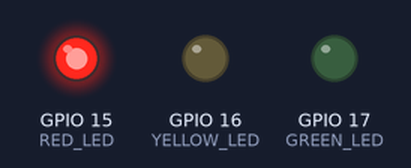
The sketch below on a simulated ESP32. Shown: output pins drawn as LEDs (lit = HIGH). What the sketch prints to the serial monitor is not drawn.

Above: at 4.1 s.
At 7.6 s:
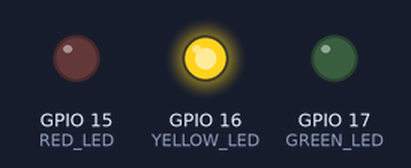
At 11.1 s:
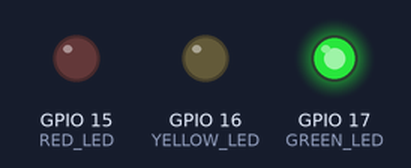
Timing chart, 0 to 17.2 s (numbered marks = the images above):
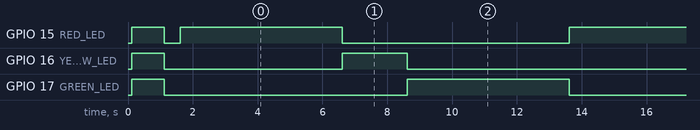

Measured:
- by itself, GPIO 15 (RED_LED): repeats every 12.0 s: HIGH 5.0 s, LOW 7.0 s
- by itself, GPIO 16 (YELLOW_LED): repeats every 12.0 s: HIGH 2.0 s, LOW 10.0 s
- by itself, GPIO 17 (GREEN_LED): alternates HIGH for 5.0 s and LOW for 7.0 s

The sketch:

P02_Traffic_Light_Simulation.ino
```cpp
/*
 * ================================================
 * PROJECT: TRAFFIC LIGHT SIMULATION
 * Pertemuan 2 - Digital I/O & Multiple LED
 * ================================================
 *
 * Deskripsi:
 * Simulasi lampu lalu lintas dengan 3 LED (Merah, Kuning, Hijau)
 * Pattern: Merah (5s) → Kuning (2s) → Hijau (5s) → Repeat
 *
 * Hardware Required (Wokwi):
 * - ESP32 DevKit V1
 * - 3× LED (Merah, Kuning/Oranye, Hijau)
 * - 3× Resistor 220Ω
 *
 * Wiring:
 * GPIO15 → Resistor 220Ω → LED Merah → GND
 * GPIO16 → Resistor 220Ω → LED Kuning → GND
 * GPIO17 → Resistor 220Ω → LED Hijau → GND
 *
 * Author: [Nama Anda]
 * NIM: [NIM Anda]
 * Tanggal: [Tanggal]
 * ================================================
 */

// ===== KONFIGURASI PIN =====
#define RED_LED    15  // GPIO15 → LED Merah
#define YELLOW_LED 16  // GPIO16 → LED Kuning
#define GREEN_LED  17  // GPIO17 → LED Hijau

// ===== KONFIGURASI TIMING (milliseconds) =====
#define RED_DURATION    5000  // Merah: 5 detik
#define YELLOW_DURATION 2000  // Kuning: 2 detik
#define GREEN_DURATION  5000  // Hijau: 5 detik

// ===== SETUP (Jalan 1x saat boot) =====
void setup() {
  // Set semua LED sebagai OUTPUT
  pinMode(RED_LED, OUTPUT);
  pinMode(YELLOW_LED, OUTPUT);
  pinMode(GREEN_LED, OUTPUT);

  // Inisialisasi serial communication
  Serial.begin(115200);
  delay(100);

  // Print header
  Serial.println("\n=================================");
  Serial.println("  TRAFFIC LIGHT SIMULATION");
  Serial.println("=================================");
  Serial.println("Pattern:");
  Serial.println("  🔴 RED    (5s) - STOP!");
  Serial.println("  🟡 YELLOW (2s) - GET READY!");
  Serial.println("  🟢 GREEN  (5s) - GO!");
  Serial.println("=================================\n");

  // Test semua LED (startup test)
  Serial.println("Startup test - All LED ON...");
  digitalWrite(RED_LED, HIGH);
  digitalWrite(YELLOW_LED, HIGH);
  digitalWrite(GREEN_LED, HIGH);
  delay(1000);

  // Matikan semua LED
  digitalWrite(RED_LED, LOW);
  digitalWrite(YELLOW_LED, LOW);
  digitalWrite(GREEN_LED, LOW);
  delay(500);

  Serial.println("Starting traffic light cycle...\n");
}

// ===== LOOP (Jalan terus-menerus) =====
void loop() {
  // ===== STATE 1: RED LIGHT (Stop!) =====
  Serial.println("🔴 RED LIGHT - STOP!");
  digitalWrite(RED_LED, HIGH);     // Merah ON
  digitalWrite(YELLOW_LED, LOW);   // Kuning OFF
  digitalWrite(GREEN_LED, LOW);    // Hijau OFF
  delay(RED_DURATION);             // Tunggu 5 detik

  // ===== STATE 2: YELLOW LIGHT (Get Ready!) =====
  Serial.println("🟡 YELLOW LIGHT - GET READY!");
  digitalWrite(RED_LED, LOW);      // Merah OFF
  digitalWrite(YELLOW_LED, HIGH);  // Kuning ON
  digitalWrite(GREEN_LED, LOW);    // Hijau OFF
  delay(YELLOW_DURATION);          // Tunggu 2 detik

  // ===== STATE 3: GREEN LIGHT (Go!) =====
  Serial.println("🟢 GREEN LIGHT - GO!");
  digitalWrite(RED_LED, LOW);      // Merah OFF
  digitalWrite(YELLOW_LED, LOW);   // Kuning OFF
  digitalWrite(GREEN_LED, HIGH);   // Hijau ON
  delay(GREEN_DURATION);           // Tunggu 5 detik

  // Separator untuk cycle berikutnya
  Serial.println("--- Cycle Complete! Repeating... ---\n");

  // Loop akan otomatis repeat dari awal
}

/*
 * ===== CATATAN PENTING =====
 *
 * 1. Timing Configuration:
 *    - Ubah RED_DURATION, YELLOW_DURATION, GREEN_DURATION untuk adjust timing
 *    - Satuan: milliseconds (1000ms = 1 detik)
 *
 * 2. State Machine:
 *    - Setiap state, hanya 1 LED yang ON, 2 lainnya OFF
 *    - Pattern: RED → YELLOW → GREEN → Repeat
 *
 * 3. Serial Monitor:
 *    - Output menunjukkan state saat ini (untuk debugging)
 *    - Baud rate: 115200
 *
 * 4. Startup Test:
 *    - Saat boot, semua LED ON selama 1 detik (test wiring)
 *    - Jika ada LED yang tidak nyala, check wiring!
 *
 * ===== MODIFIKASI CHALLENGE =====
 *
 * 1. Ubah Timing:
 *    - Coba Red 3s, Yellow 1s, Green 7s
 *    - Atau sesuaikan dengan timing real traffic light di kotamu!
 *
 * 2. Tambah Night Mode (Kuning Blink):
 *    - Setelah beberapa cycle normal, masuk night mode
 *    - Night mode: hanya kuning berkedip (ON 500ms, OFF 500ms)
 *
 * 3. Pedestrian Button:
 *    - Tambah button (GPIO4)
 *    - Saat button ditekan, paksa ke RED untuk kasih jalan pejalan kaki
 *
 * 4. Counter:
 *    - Tambah counter, tampilkan cycle ke berapa di serial monitor
 *    - "Cycle #1", "Cycle #2", dst.
 *
 * ===== COMMON ERRORS & SOLUTIONS =====
 *
 * Error: "LED tidak menyala"
 * - Check wiring: GPIO → Resistor → LED anode → LED cathode → GND
 * - Polaritas LED: kaki panjang (anode) ke resistor, kaki pendek (cathode) ke GND
 * - Code: pinMode(LED_PIN, OUTPUT) sudah ada di setup()?
 *
 * Error: "Semua LED nyala bersamaan"
 * - Check logic di each state: pastikan hanya 1 HIGH, 2 LOW
 * - Mungkin lupa digitalWrite(LED, LOW) untuk LED yang lain
 *
 * Error: "Timing tidak sesuai"
 * - Check delay() duration
 * - Pastikan tidak ada delay() tambahan yang tidak disengaja
 *
 * ===== NEXT STEPS =====
 *
 * Setelah berhasil:
 * - Screenshot & share link Wokwi untuk submission
 * - Coba modifikasi timing atau pattern
 * - Challenge: Tambah button atau night mode!
 */
```
